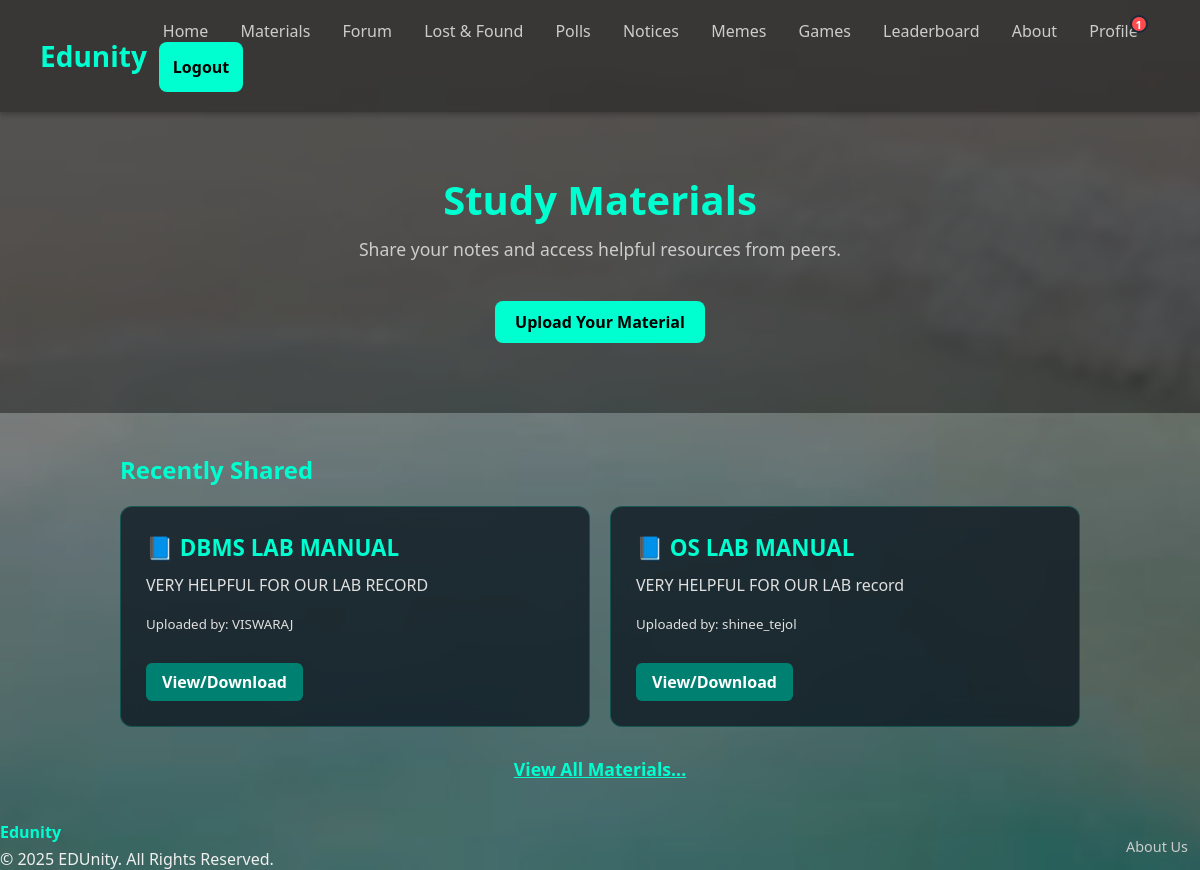
The app's page /materials/ (signed in) with its own data.
### studymaterials/models.py (models this page shows, shortened)
class Material(models.Model):
    title = models.CharField(max_length=200)
    description = models.TextField()
    uploaded_file = models.FileField(upload_to='study_materials/')
    uploaded_at = models.DateTimeField(auto_now_add=True)
    uploader = models.ForeignKey(User, on_delete=models.CASCADE)
    class Meta:
        ordering = ['-uploaded_at']

### studymaterials/views.py (the view)
# urls.py: path('', views.materials_home_view, name='materials'),
@login_required
def materials_home_view(request):
    recent_materials = Material.objects.all()[:2]
    context = {
        'recent_materials': recent_materials
    }
    return render(request, 'materials/materials.html', context)

### core/context_processors.py (called while the page is built)
def notification_processor(request):
    if request.user.is_authenticated:
        friend_request_count = FriendRequest.objects.filter(to_user=request.user).count()
        unread_notification_count = Notification.objects.filter(recipient=request.user, is_read=False).count()
        total_notifications = friend_request_count + unread_notification_count
        return {'total_notifications': total_notifications}
    return {}

### templates/materials/materials.html (shortened to what this page needs)
{% extends 'base.html' %}
{% block content %}
  <section class="hero">
    <h1>Study Materials</h1>
    <p>Share your notes and access helpful resources from peers.</p>
    <div class="buttons" style="margin-top: 20px;">
        <a href="{% url 'upload_material' %}" style="background-color: #00ffd0; color: #000; text-decoration: none; padding: 10px 20px; border-radius: 8px; font-weight: bold;">Upload Your Material</a>
    </div>
  </section>
  <section class="shared-materials">
    <h2>Recently Shared</h2>
    <div class="material-grid">
      {% for material in recent_materials %}
        <div class="material-card">
          <h3>📘 {{ material.title }}</h3>
          <p>{{ material.description }}</p>
          <p><small>Uploaded by: {{ material.uploader.username }}</small></p>
          <a href="{{ material.uploaded_file.url }}" target="_blank" style="font-weight: bold;">View/Download</a>
        </div>
      {% empty %}
        <p style="color: #ccc;">No materials have been shared yet. Be the first!</p>
      {% endfor %}
    </div>
    <div style="text-align: center; margin-top: 30px;">
        <a href="{% url 'material_list' %}" style="color: #00ffd0; font-size: 1.1rem; font-weight: bold;">View All Materials...</a>
    </div>
  </section>
{% endblock %}

### static/css/index.css (style rules this page uses)
* { margin: 0; padding: 0; box-sizing: border-box; font-family: 'Segoe UI', sans-serif; }
body { background-image: url("/static/images/backgroundMAIN.JPG"); background-size: cover; background-repeat: no-repeat; background-attachment: fixed; background-position: center; color: #f0f0f0; display: flex; flex-direction: column; min-height: 100vh; }
.hero { text-align: center; padding: 100px 20px; background-color: rgba(0, 0, 0, 0.5); backdrop-filter: blur(4px); }
.hero h1 { font-size: 3rem; color: #ffffff; }
.hero p { font-size: 1.25rem; margin: 10px 0 30px; color: #dddddd; }
.hero .buttons a { display: inline-block; margin: 10px; padding: 12px 24px; background-color: #00bfa5; color: #000; border-radius: 25px; text-decoration: none; font-weight: bold; transition: background-color 0.3s; }
body { background-image: url("/static/images/backgroundMAIN.JPG"); background-size: cover; background-attachment: fixed; background-position: center; color: #f0f0f0; }
.hero { text-align: center; padding: 60px 20px; background-color: rgba(0, 0, 0, 0.4); backdrop-filter: blur(4px); }
.hero h1 { font-size: 2.5rem; color: #00ffd0; }
.hero p { font-size: 1.1rem; color: #ccc; }
.shared-materials { max-width: 1000px; margin: 40px auto; padding: 0 20px; }
.shared-materials h2 { margin-bottom: 20px; color: #00ffd0; }
.material-grid { display: grid; grid-template-columns: repeat(auto-fit, minmax(240px, 1fr)); gap: 20px; }
.material-card { background-color: rgba(0,0,0, 0.08); border-radius: 12px; padding: 20px; backdrop-filter: blur(4px); transition: transform 0.3s; }
.material-card h3 { margin-bottom: 10px; color: #ffffff; }
.material-card p { color: #cccccc; margin-bottom: 12px; }
.material-card a { color: #00ffd0; text-decoration: underline; }
* { box-sizing: border-box; font-family: 'Segoe UI', sans-serif; }
body { background-image: url("/static/images/backgroundMAIN.JPG"); background-size: cover; background-position: center; background-attachment: fixed; color: #f0f0f0; }
.material-card, .doubt-card { background: rgba(10, 20, 30, 0.75); backdrop-filter: blur(10px); border: 1px solid rgba(0, 255, 208, 0.2); padding: 25px; transition: transform 0.3s, border-color 0.3s; }
.material-card h3, .doubt-card h3 { color: #00ffd0; font-size: 1.4rem; margin-bottom: 10px; }
.material-card p, .doubt-card p { color: #e0e0e0; font-size: 1rem; line-height: 1.6; }
.material-card a, .doubt-card a { display: inline-block; margin-top: 15px; font-weight: bold; color: #fff; background-color: #008070; padding: 8px 16px; border-radius: 6px; text-decoration: none; transition: background-color 0.3s; }

### records on screen
Material: title "DBMS LAB MANUAL", description "VERY HELPFUL FOR OUR LAB RECORD", uploader.username "VISWARAJ"
Material: title "OS LAB MANUAL", description "VERY HELPFUL FOR OUR LAB record", uploader.username "shinee_tejol"

### other values on screen
{{ total_notifications }} "1"
